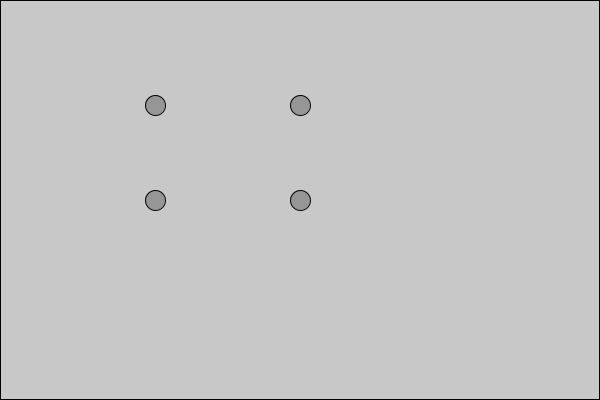
Frame 1 (no input)
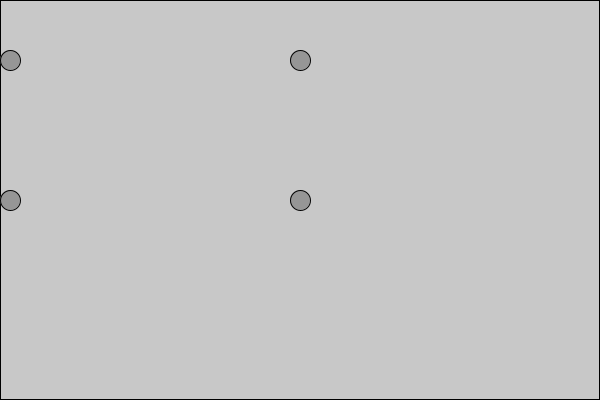
Frame 60 (the mouse pressed at the canvas centre just before this capture)
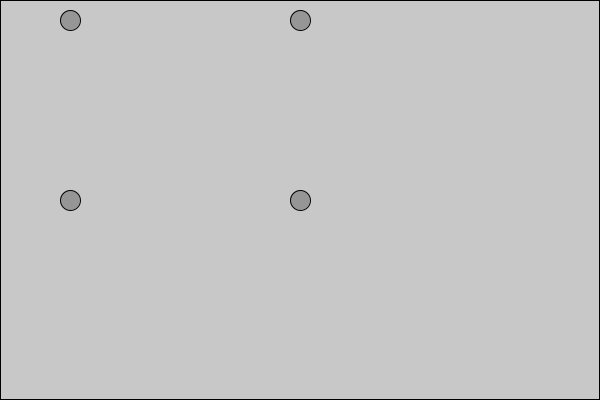
Frame 120 (the mouse held since frame 60 and released just before this capture)

The Processing sketch that drew these frames (run headless with seeded random() and noise(); from frame 60 on, the mouse is pressed at the canvas centre):

// Processing sketch: II_1_Circle_Collision_Detection
// ── II_1_Circle_Collision_Detection.pde
CollisionSystem ms;

void setup() {
  size(600, 400);
  ms = new CollisionSystem();
  ms.addMover(new Mover(new PVector(width/2, height/2)));
  ms.addMover(new Mover(new PVector(width/4, height/2), new PVector(5, 0)));
  ms.addMover(new Mover(new PVector(width/2, height/4), new PVector(0, 5)));
  ms.addMover(new Mover(new PVector(width/4, height/4), new PVector(5, 5)));
}

void mouseReleased() {
    //PVector pos = new PVector(mouseX, mouseY);
    //PVector vel = new PVector(mouseX - pmouseX, mouseY - pmouseY);
    //ms.addMover(new Mover(pos, vel.div(2)));
}

void draw() {
  background(200);
  stroke(0);
  fill(200);
  rect(0, 0, width - 1, height - 1);
  ms.update();
  ms.display();
}
// ── CollisionSystem.pde
class CollisionSystem {
  ArrayList<Mover> movers;
  
  CollisionSystem() {
    movers = new ArrayList();
  }
  
  void addMover(Mover m) {
    movers.add(m);
  }
  
  void applyCollisions() {
    for(int i = 0; i < movers.size(); i++) {
      for(int j = i + 1; j < movers.size(); j++) {
        Mover mi = movers.get(i);
        Mover mj = movers.get(j);
       if(mi.checkCollision(mj)) {
         mi.vel.mult(-1); mj.vel.mult(-1);
       }
      }
    }
  }
  
  void update() {
    applyCollisions();
    for(Mover m : movers) {
      m.edges();
      m.update();
    }
  }
  
  void display() {
    for(Mover m : movers) {
      m.display();
    }
  }
}
// ── Mover.pde
class Mover {
  PVector pos;
  PVector vel;
  PVector acc;
  float ang;
  float angVel;
  float angAcc;
  float mass;
  
  Mover() {
    pos = new PVector(random(width), height/2);
    vel = new PVector(0, 0);
    acc = new PVector(0, 0);
    mass = random(1, 2);
  }
  
  Mover(PVector pos) {
    this.pos = new PVector(pos.x, pos.y);
    vel = new PVector(0, 0);
    acc = new PVector(0, 0);
    mass = 1;
  }
  
  Mover(PVector pos, PVector vel) {
    this.pos = new PVector(pos.x, pos.y);
    this.vel = new PVector(vel.x, vel.y);
    acc = new PVector(0, 0);
    mass = 1;
  }

  
  void applyForce(PVector force) {
    PVector f = PVector.div(force, mass);
    acc.add(f);
  }
  
  void update() {
    vel.add(acc);
    pos.add(vel);
    acc.mult(0);
  }
  
  float getRadius() {
    return mass*10;
  }
  
  boolean checkCollision(Mover m) {
    float d = pos.dist(m.pos);
    float dvel = vel.dist(m.vel);
    println(dvel);
    if(d < getRadius() + m.getRadius() + dvel) return true;
    return false;
  }
  
  boolean checkCollisionEdgeX() {
    PVector d = getDistanceEdge();
    if(d.x < abs(vel.x)) return true;
    return false;
  }
  
  boolean checkCollisionEdgeY() { 
    PVector d = getDistanceEdge();
    if(d.y < abs(vel.y)) return true;
    return false;
  }
  
  PVector getDistanceEdge() {
    PVector distance = new PVector(- getRadius(), - getRadius());
    if(vel.x > 0) {
      distance.x += width - pos.x;
    }
    else distance.x += pos.x;
    if(vel.y > 0) {
      distance.y += height - pos.y;
    }
    else distance.y += pos.y;
    return distance;
  }
  
  void edges() {
    PVector d = getDistanceEdge();
    if(checkCollisionEdgeX()) {
      vel.x = -vel.x;
      pos.x += d.x;
    }
    if(checkCollisionEdgeY()) {
      vel.y = -vel.y;
      pos.y += d.y;
    }
  }
  
  void display() {
    fill(150);
    stroke(2);
    ellipse(pos.x, pos.y, 2*getRadius(), 2*getRadius());
  }
}
